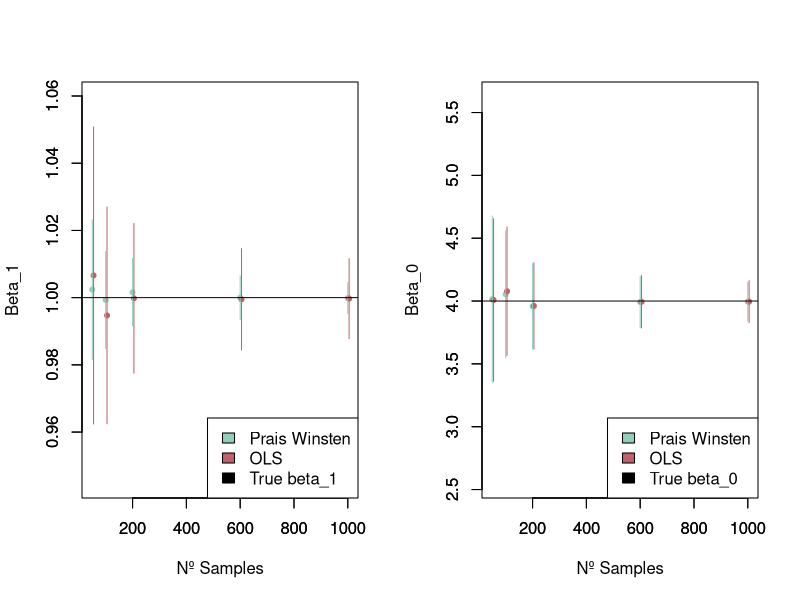

The R script that drew this image:
library(dplyr)
results <- read.csv("results2.csv")[-1, ]

names(results)

beta1_sim <- 1 # 0.1, 0.5, 1
beta0_sim <- 4
rho <- list(rho1 = "c(0.7, 0.2)",
           rho2 = "c(0.5, 0.4)")

data <- results %>%
    filter(beta == beta1_sim) %>%
    filter(beta0 == beta0_sim) %>%
    filter(rho == rho[[2]])


par(mfrow=c(1, 2))
jitt = 5
plot(data$n, data$pw_beta1_m, col = "#8FCFBB", pch = 20,
    ylim = c(0.95*min(c(data$pw_beta1_m, data$lm_beta1_m)),
        max(c(data$pw_beta1_m, data$lm_beta1_m)) / 0.95),
        xlab = "Nº Samples", ylab = "Beta_1")
points(data$n + jitt, data$lm_beta1_m,
    col = "#BF616A", pch = 20)
segments(x0 = data$n, y0 = data$pw_beta1_m,
    x1 = data$n, y1 = data$pw_beta1_m + data$pw_beta1_std / 2,
    col = "#8FCFBB")
segments(x0 = data$n, y0 = data$pw_beta1_m,
    x1 = data$n, y1 = data$pw_beta1_m - data$pw_beta1_std / 2,
    col = "#8FCFBB")
segments(x0 = data$n + jitt, y0 = data$lm_beta1_m,
    x1 = data$n + jitt, y1 = data$lm_beta1_m + data$lm_beta1_std / 2,
    col = "#BF616A")
segments(x0 = data$n + jitt, y0 = data$lm_beta1_m,
    x1 = data$n + jitt, y1 = data$lm_beta1_m - data$lm_beta1_std / 2,
    col = "#BF616A")
abline(h = beta1_sim)
axis(1)
axis(2)
legend(x = "bottomright",
       legend = c("Prais Winsten", "OLS", "True beta_1"),
       fill = c("#8FCFBB", "#BF616A", "#000000"))

plot(data$n, data$pw_beta0_m, col = "#8FCFBB", pch = 20,
    ylim = c(0.95 * min(c(data$pw_beta0_m - data$pw_beta0_std,
                            data$lm_beta0_m - data$lm_beta0_std)),
                    max(c(data$pw_beta0_m + data$pw_beta0_std,
                            data$lm_beta0_m + data$lm_beta0_std)) / 0.95),
    xlab = "Nº Samples", ylab = "Beta_0")
points(data$n + jitt, data$lm_beta0_m,
    col = "#BF616A", pch = 20)

segments(x0 = data$n, y0 = data$pw_beta0_m,
    x1 = data$n, y1 = data$pw_beta0_m + data$pw_beta0_std / 2,
    col = "#8FCFBB")
segments(x0 = data$n, y0 = data$pw_beta0_m,
    x1 = data$n, y1 = data$pw_beta0_m - data$pw_beta0_std / 2,
    col = "#8FCFBB")
segments(x0 = data$n + jitt, y0 = data$lm_beta0_m,
    x1 = data$n + jitt, y1 = data$lm_beta0_m + data$lm_beta0_std / 2,
    col = "#BF616A")
segments(x0 = data$n + jitt, y0 = data$lm_beta0_m,
    x1 = data$n + jitt, y1 = data$lm_beta0_m - data$lm_beta0_std / 2,
    col = "#BF616A")
abline(h = beta0_sim)
axis(1)
axis(2)
legend(x = "bottomright",
       legend = c("Prais Winsten", "OLS", "True beta_0"),
       fill = c("#8FCFBB", "#BF616A", "#000000"))